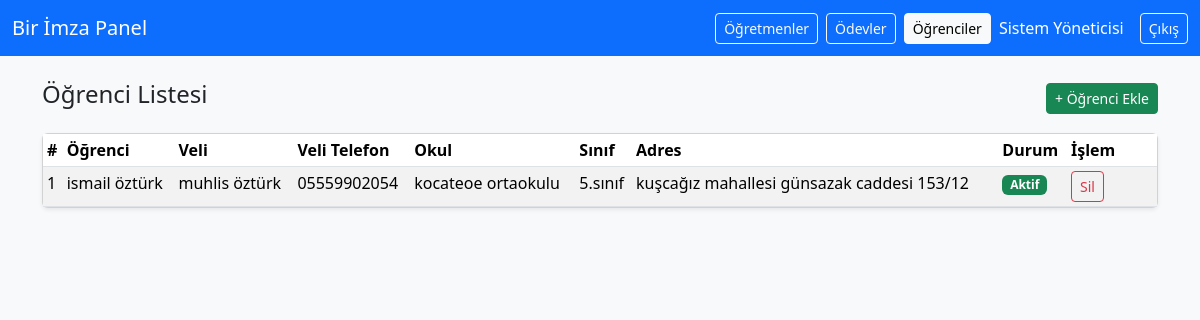
The app's page /students (signed in) with its own data.
### tables this page shows
CREATE TABLE students (
            id INTEGER PRIMARY KEY AUTOINCREMENT,
            parent_id INTEGER NOT NULL,
            name TEXT NOT NULL,
            school TEXT,
            grade TEXT,
            address TEXT,
            is_active INTEGER DEFAULT 1,
            FOREIGN KEY (parent_id) REFERENCES parents(id)
        );

CREATE TABLE parents (
            id INTEGER PRIMARY KEY AUTOINCREMENT,
            name TEXT NOT NULL,
            phone TEXT UNIQUE NOT NULL,
            password_hash TEXT,
            is_verified INTEGER DEFAULT 0,
            created_at TEXT
        );

### app.py (the view)
@app.route("/students")
@login_required()
def students_list():
    conn = get_db()
    cur = conn.cursor()
    cur.execute(
        """
        SELECT s.id,
               s.name AS student_name,
               s.school,
               s.grade,
               s.address,
               s.is_active,
               p.name AS parent_name,
               p.phone AS parent_phone
        FROM students s
        JOIN parents p ON s.parent_id = p.id
        ORDER BY s.name
        """
    )
    students = cur.fetchall()
    conn.close()
    return render_template("students.html", students=students)

### app.py (called while the page is built)
def get_db():
    conn = sqlite3.connect(DB_NAME)
    conn.row_factory = sqlite3.Row
    return conn

def login_required(role=None):
    def decorator(f):
        @wraps(f)
        def wrapped(*args, **kwargs):
            user_id = session.get("user_id")
            if not user_id:
                return redirect(url_for("login", next=request.path))
            if role:
                user_role = session.get("role")
                if user_role != role:
                    flash("Bu sayfaya erişim yetkiniz yok.", "danger")
                    return redirect(url_for("dashboard"))
            return f(*args, **kwargs)
        return wrapped
    return decorator

### templates/students.html (shortened to what this page needs)
<!doctype html>
<html lang="tr">
<head>
  <link href="https://cdn.jsdelivr.net/npm/bootstrap@5.3.2/dist/css/bootstrap.min.css" rel="stylesheet">
</head>
<body class="bg-light">
<nav class="navbar navbar-expand-lg navbar-dark bg-primary">
  <div class="container-fluid">
    <a class="navbar-brand" href="{{ url_for('dashboard') }}">Bir İmza Panel</a>
    <div class="collapse navbar-collapse justify-content-end" id="navbarNav">
      <ul class="navbar-nav align-items-center">
        <li class="nav-item me-2">
          <a class="btn btn-sm btn-outline-light" href="{{ url_for('teachers_list') }}">
            Öğretmenler
          </a>
        </li>
        <li class="nav-item me-2">
          <a class="btn btn-sm btn-outline-light" href="{{ url_for('homeworks_list') }}">
            Ödevler
          </a>
        </li>
        <li class="nav-item me-2">
          <a class="btn btn-sm btn-light" href="{{ url_for('students_list') }}">
            Öğrenciler
          </a>
        </li>
        <li class="nav-item me-3">
          <span class="navbar-text text-white">
            {{ session.full_name or session.username }}
          </span>
        </li>
        <li class="nav-item">
          <a href="{{ url_for('logout') }}" class="btn btn-sm btn-outline-light">Çıkış</a>
        </li>
      </ul>
    </div>
  </div>
</nav>
<div class="container py-4">
  <div class="d-flex justify-content-between align-items-center mb-3">
    <h4>Öğrenci Listesi</h4>
    <a href="{{ url_for('students_add') }}" class="btn btn-sm btn-success">
      + Öğrenci Ekle
    </a>
  </div>
  <div class="card shadow-sm">
    <div class="card-body p-0">
      <table class="table table-striped table-hover table-sm mb-0">
        <thead>
          <tr>
            <th>#</th>
            <th>Öğrenci</th>
            <th>Veli</th>
            <th>Veli Telefon</th>
            <th>Okul</th>
            <th>Sınıf</th>
            <th>Adres</th>
            <th>Durum</th>
            <th style="width: 90px;">İşlem</th>
          </tr>
        </thead>
        <tbody>
          {% for s in students %}
          <tr>
            <td>{{ s.id }}</td>
            <td>{{ s.student_name }}</td>
            <td>{{ s.parent_name }}</td>
            <td>{{ s.parent_phone }}</td>
            <td>{{ s.school or '-' }}</td>
            <td>{{ s.grade or '-' }}</td>
            <td>{{ s.address or '-' }}</td>
            <td>
              {% if s.is_active %}
                <span class="badge bg-success">Aktif</span>
              {% else %}
                <span class="badge bg-secondary">Pasif</span>
              {% endif %}
            </td>
            <td>
              <form method="POST"
                    action="{{ url_for('students_delete', student_id=s.id) }}"
                    onsubmit="return confirm('Bu öğrenciyi silmek istediğine emin misin?');">
                <button type="submit" class="btn btn-sm btn-outline-danger">
                  Sil
                </button>
              </form>
            </td>
          </tr>
          {% else %}
          <tr>
            <td colspan="9" class="text-center py-3">Henüz öğrenci kaydı yok.</td>
          </tr>
          {% endfor %}
        </tbody>
      </table>
    </div>
  </div>
</div>
</body>
</html>

### records on screen
students: id "1", student_name "ismail öztürk", parent_name "muhlis öztürk", parent_phone "05559902054", school "kocateoe ortaokulu", grade "5.sınıf", address "kuşcağız mahallesi günsazak caddesi 153/12", is_active "Aktif"

### other values on screen
{{ session.full_name or session.username }} "Sistem Yöneticisi"
